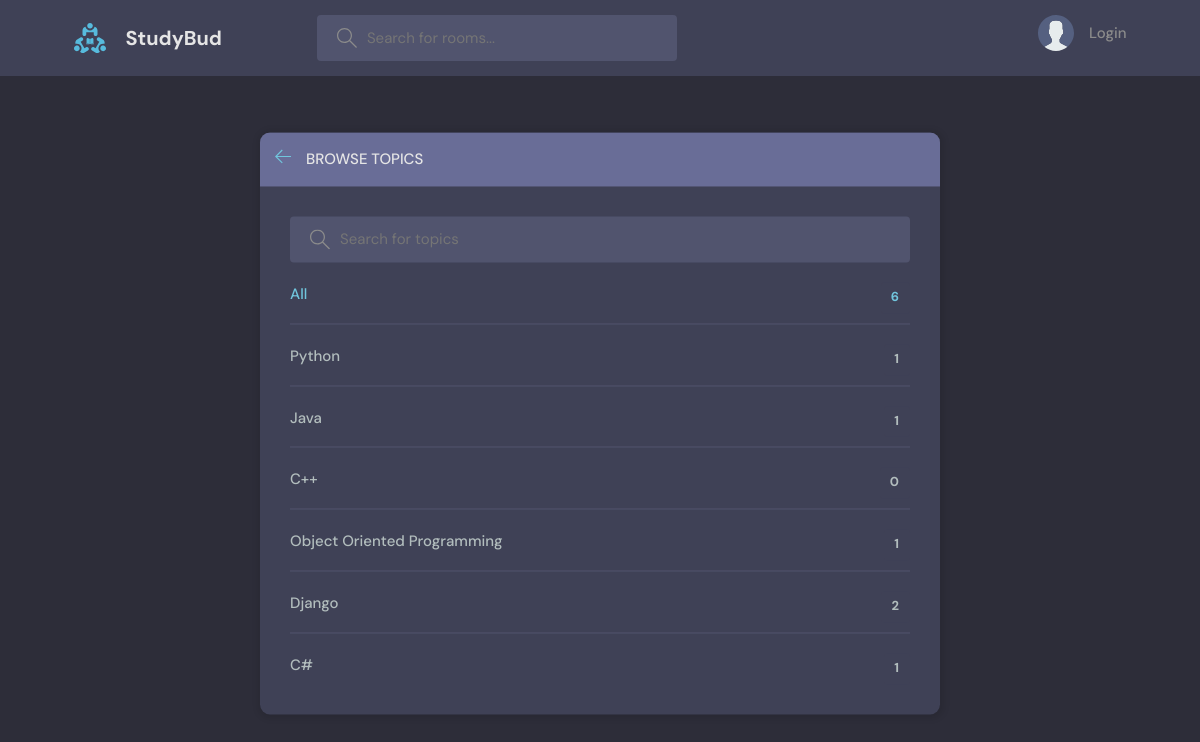
Page /topics/ on the committed database.
### base/models.py (models this page shows, shortened)
class Topic(models.Model):
    name = models.CharField(max_length = 200)

### base/views.py (the view)
# urls.py: path('topics/',views.topicsPage,name = "topics"),
def topicsPage(request):
    q = request.GET.get('q') if request.GET.get('q') != None else ''
    topics = Topic.objects.filter(Q(name__icontains=q))
    content = {'topics':topics}
    return render(request,'base/topics.html',content)

### base/templates/base/topics.html (shortened to what this page needs)
{% extends 'main.html' %}
{% block content %}
    <main class="create-room layout">
      <div class="container">
        <div class="layout__box">
          <div class="layout__boxHeader">
            <div class="layout__boxTitle">
              <a href="{{request.META.HTTP_REFERER}}">
                <svg version="1.1" xmlns="http://www.w3.org/2000/svg" width="32" height="32" viewBox="0 0 32 32">
                  <title>arrow-left</title>
                  <path
                    d="M13.723 2.286l-13.723 13.714 13.719 13.714 1.616-1.611-10.96-10.96h27.625v-2.286h-27.625l10.965-10.965-1.616-1.607z"
                  ></path>
                </svg>
              </a>
              <h3>Browse Topics</h3>
            </div>
          </div>
          <div class="topics-page layout__body">
            <form action="" method="GET" class="header__search">
              <label>
                <input name="q" placeholder="Search for topics" />
              </label>
            </form>
            <ul class="topics__list">
              <li>
                <a href="{% url 'topics' %}" class="active">All <span>{{topics.count}}</span></a>
              </li>
              {% for topic in topics %}
              <li>
                <a href="{% url 'home' %}?q={{topic.name}}">{{topic.name}} <span>{{topic.room_set.all.count}}</span></a>
              </li>
              {% endfor %}
            </ul>
          </div>
        </div>
      </div>
    </main>
{% endblock content %}

### static/styles/style.css (style rules this page uses)
:root { --color-main: #71c6dd; --color-main-light: #e1f6fb; --color-dark: #3f4156; --color-dark-medium: #51546e; --color-dark-light: #696d97; --color-light: #e5e5e5; --color-gray: #8b8b8b; --color-light-gray: #b2bdbd; --color-bg: #2d2d39; --color-success: #5dd693; --color-error: #fc4b0b; }
* { font-family: "DM Sans", -apple-system, BlinkMacSystemFont, "Segoe UI", Roboto, Oxygen, Ubuntu, Cantarell, "Open Sans", "Helvetica Neue", sans-serif; margin: 0; padding: 0; box-sizing: border-box; text-rendering: optimizeLegibility; font-size: inherit; }
html { font-size: 56.25%; }
@media only screen and (min-width: 1200px) { html { font-size: 62.5%; } }
body { line-height: 1.6; font-weight: 400; font-size: 1.5rem; color: var(--color-light-gray); background-color: var(--color-bg); min-height: 100vh; }
a { display: inline-block; color: var(--color-main); text-decoration: none; }
.container { max-width: 120rem; width: 90%; margin: auto; }
.header__search > label { background-color: var(--color-dark-medium); padding: 1.3rem 1rem; display: flex; align-items: center; gap: 1rem; border-radius: 4px; }
.header__search svg { fill: var(--color-gray); width: 2rem; height: 2rem; margin-left: 1rem; }
.header__search input { width: 30rem; background: transparent; border: none; outline: none; color: var(--color-light); }
.layout { margin-top: 2.4rem; }
.layout > .container { display: flex; justify-content: space-between; align-items: flex-start; }
.layout__box { width: 90%; max-width: 48rem; min-height: 40rem; position: absolute; top: 50%; left: 50%; transform: translate(-50%, -46%); background-color: var(--color-dark); border-radius: 1rem; box-shadow: 1px 1px 6px 3px rgba(0, 0, 0, 0.1); overflow: hidden; }
.layout__boxHeader { display: flex; padding: 1.5rem; background-color: var(--color-dark-light); }
.layout__boxTitle { display: flex; gap: 1.5rem; align-items: center; }
.layout__boxTitle h3 { text-transform: uppercase; font-weight: 500; color: var(--color-light); }
.layout__boxTitle svg { width: 1.6rem; height: 1.6rem; fill: var(--color-main); }
.layout__body { margin: 3rem; }
.topics__list { list-style: none; }
.topics__list li a { display: flex; justify-content: space-between; margin-bottom: 3rem; font-weight: 500; color: var(--color-light-gray); transition: all 0.3s ease-in-out; }
.topics__list li a.active, .topics__list li a:hover { color: var(--color-main); }
.topics__list li a span { padding: 0.5rem 1rem; background-color: var(--color-dark); border-radius: 3px; font-size: 1.3rem; font-weight: 700; letter-spacing: 1px; }
.topics-page .topics__list li:not(:last-child) a { margin: 2rem 0; padding-bottom: 1rem; text-decoration: none; border-bottom: 1px solid var(--color-dark-medium); }
.topics-page .header__search { display: block; }
.create-room.layout .layout__box { max-width: 68rem; }

### rows in the picture
Topic: name "Python", room_set.all.count "1"
Topic: name "Java", room_set.all.count "1"
Topic: name "C++", room_set.all.count "0"
Topic: name "Object Oriented Programming", room_set.all.count "1"
Topic: name "Django", room_set.all.count "2"
Topic: name "C#", room_set.all.count "1"

### other values in the picture
{{ topics.count }} "6"
